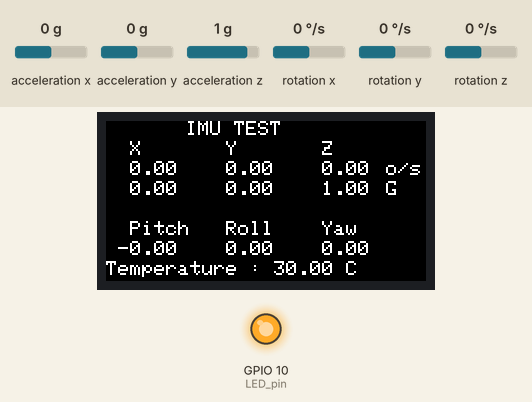
Bench run of a program on a simulated ESP32. On the bench: 160×80 colour display, output pins drawn as LEDs (lit = HIGH). The inputs (shaded band) are chosen by the test bench; at power-on: acceleration x 0 g, acceleration y 0 g, acceleration z 1 g, rotation x 0 °/s, rotation y 0 °/s, rotation z 0 °/s. What the program prints to the serial monitor is not drawn.

Above: at 1.3 s.
1.4 s: acceleration x set to -1.4 g
At 2.3 s:
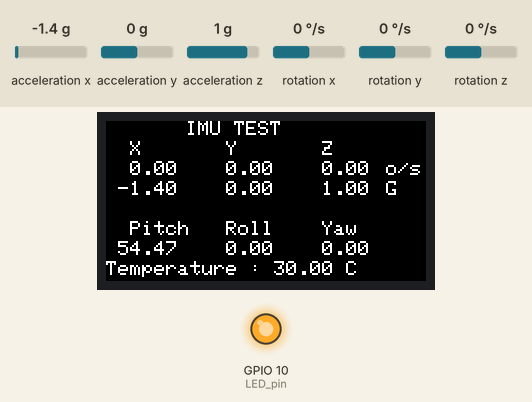
2.9 s: acceleration y set to -1.4 g
At 4.1 s:
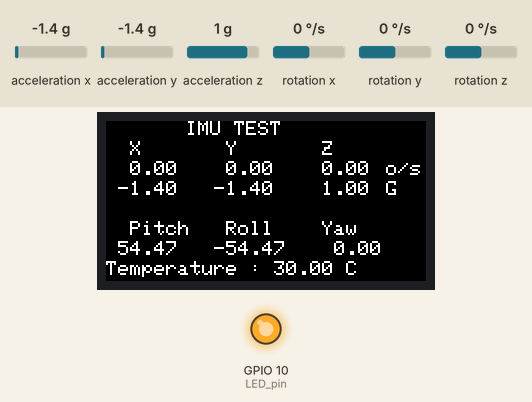
4.4 s: acceleration z set to -1.4 g
At 5.2 s:
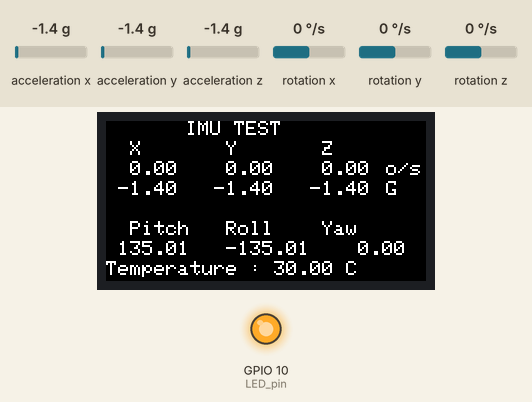
5.9 s: rotation x set to -192 °/s
At 6.8 s:
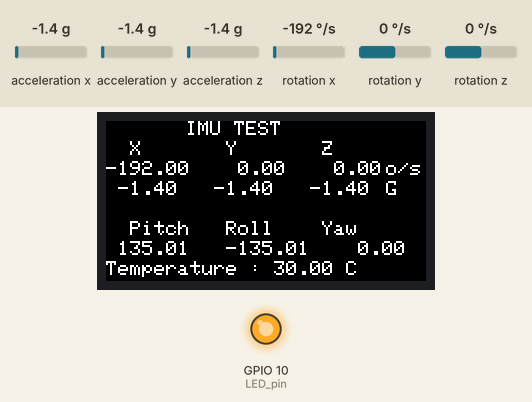
7.4 s: rotation y set to -192 °/s
At 8.3 s:
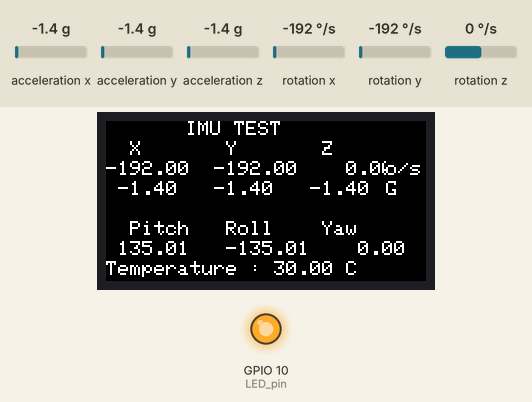
8.9 s: rotation z set to -192 °/s
At 10.3 s:
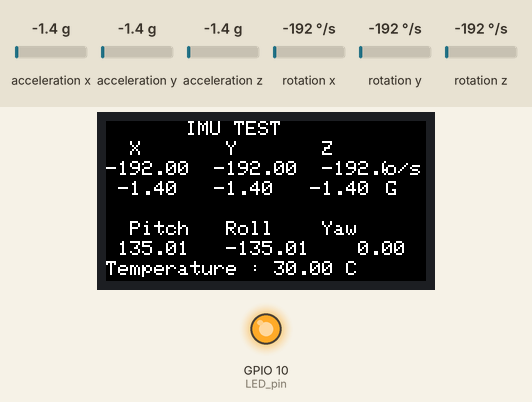
Timing chart, 0 to 11.9 s (numbered marks = the images above; inputs shaded):
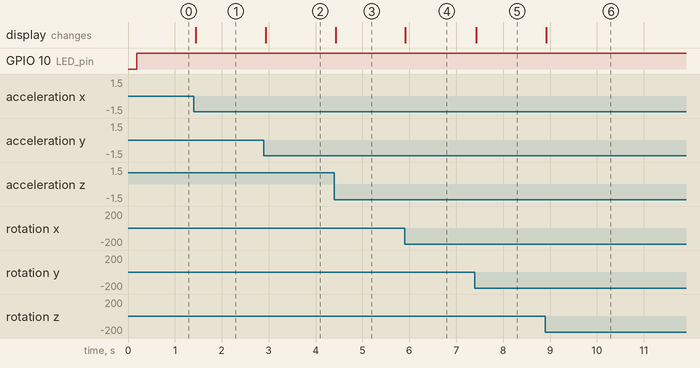

The program:

main.cpp
```cpp
#include <Arduino.h>
#include <M5StickC.h>

float accX = 0.0F;
float accY = 0.0F;
float accZ = 0.0F;

float gyroX = 0.0F;
float gyroY = 0.0F;
float gyroZ = 0.0F;

float pitch = 0.0F;
float roll  = 0.0F;
float yaw   = 0.0F;

float temp = 0;

int LED_pin = 10;

void setup() {
  // put your setup code here, to run once:
  M5.begin();
  Serial.begin(115200);
  M5.IMU.Init();
  M5.Lcd.setRotation(3);
  M5.Lcd.fillScreen(BLACK);
  M5.Lcd.setTextSize(1);
  M5.Lcd.setCursor(40, 0);
  M5.Lcd.println("IMU TEST");
  M5.Lcd.setCursor(0, 10);
  M5.Lcd.println("  X       Y       Z");
  M5.Lcd.setCursor(0, 50);
  M5.Lcd.println("  Pitch   Roll    Yaw");
  pinMode(LED_pin, OUTPUT);
}

void loop() {
  // put your main code here, to run repeatedly:
  M5.IMU.getGyroData(&gyroX,&gyroY,&gyroZ);
  M5.IMU.getAccelData(&accX,&accY,&accZ);
  M5.IMU.getAhrsData(&pitch,&roll,&yaw);
  M5.IMU.getTempData(&temp);

  M5.Lcd.setCursor(0, 20);
  M5.Lcd.printf("%6.2f  %6.2f  %6.2f      ", gyroX, gyroY, gyroZ);
  M5.Lcd.setCursor(140, 20);
  M5.Lcd.print("o/s");
  M5.Lcd.setCursor(0, 30);
  M5.Lcd.printf(" %5.2f   %5.2f   %5.2f   ", accX, accY, accZ);
  M5.Lcd.setCursor(140, 30);
  M5.Lcd.print("G");
  M5.Lcd.setCursor(0, 60);
  M5.Lcd.printf(" %5.2f   %5.2f   %5.2f   ", pitch, roll, yaw);

  M5.Lcd.setCursor(0, 70);
  M5.Lcd.printf("Temperature : %.2f C", temp);

  Serial.println(accX);

  if(accX > 5.0){
    digitalWrite(LED_pin, LOW);
    delay(1000);
  }
  digitalWrite(LED_pin, HIGH);
}
```

Measured:
- after the input at 1.4 s, the display: changes after 0.05 s (image 1)
- after the input at 2.9 s, the display: changes at once (image 2)
- after the input at 4.4 s, the display: changes at once (image 3)
- after the input at 5.9 s, the display: changes at once (image 4)
- after the input at 7.4 s, the display: changes at once (image 5)
- after the input at 8.9 s, the display: changes at once (image 6)
